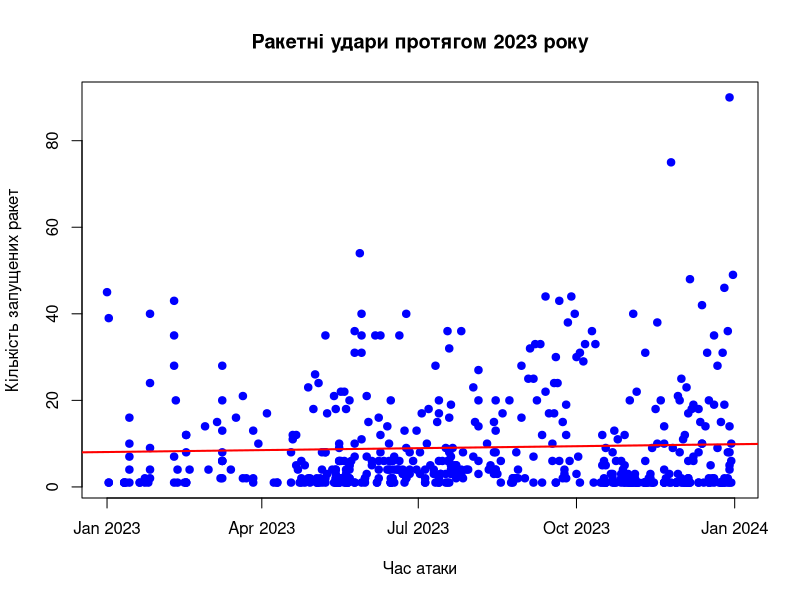
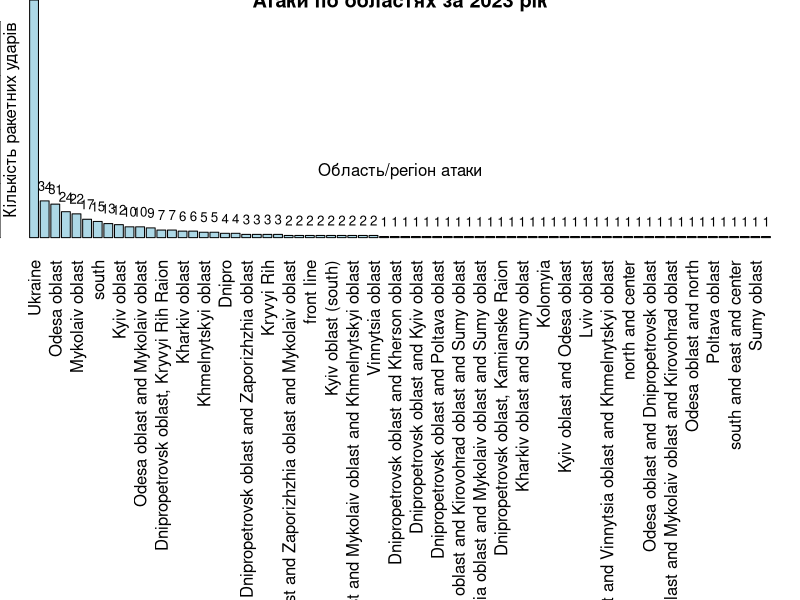

The R script that drew these images, in order:

data <- read.csv ("missile_attacks_daily.csv", header = TRUE, sep = ",")


# Convert time_start to Date type
data$time_start <- as.Date(data$time_start)


# Filter data for the year 2024
data_2023 <- subset(data, format(time_start, "%Y") == "2023" & launched > 0)


# Plot time_start vs launched
plot(data_2023$time_start, data_2023$launched,
     xlab = "Час атаки",
     ylab = "Кількість запущених ракет",
     main = "Ракетні удари протягом 2023 року",
     pch = 19,
     col = "blue")


model <- lm(launched ~ time_start, data = data_2023)
abline(model, col = "red", lwd = 2)

# Count attacks per target
target_counts <- table(data_2023$target)
par(mar = c(18, 0, 0, 0))
# Sort target counts in descending order
target_counts <- sort(target_counts, decreasing = TRUE)
# Plot histogram
bar_positions <- barplot(target_counts,
       main = "Атаки по областях за 2023 рік",
       cex.names = 1,
       ylab = "Кількість ракетних ударів",
       col = "lightblue",
       las = 2)


mtext("Область/регіон атаки", side = 1, line = -4)
mtext("Кількість ракетних ударів", side = 2, line = -1)
text(x = bar_positions, y = target_counts, label = target_counts, pos = 3, cex = 0.8, col = "black")
